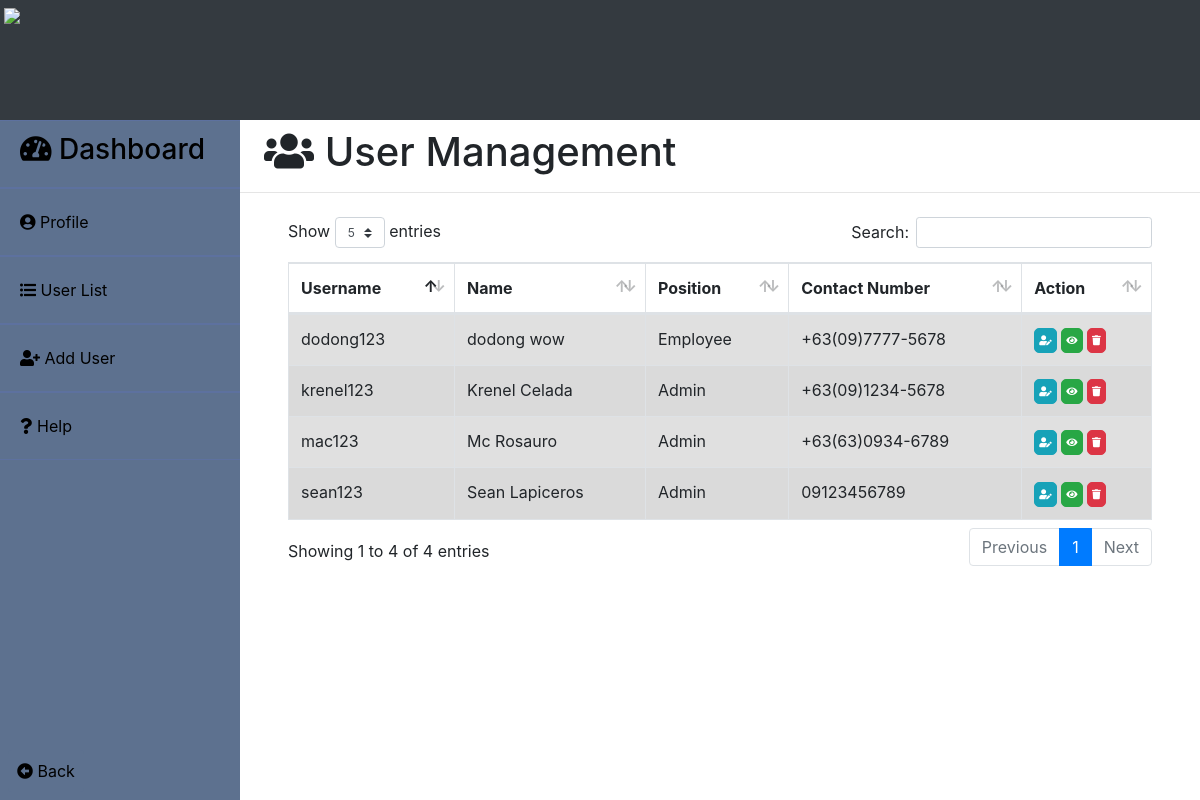
Screenshot of /user/user.php (signed in) with the database file from the repository.
### tables this page shows
CREATE TABLE `users` (
  `id` int(11) NOT NULL,
  `username` varchar(30) NOT NULL,
  `firstname` varchar(30) NOT NULL,
  `lastname` varchar(30) NOT NULL,
  `position` varchar(20) NOT NULL,
  `contact_number` varchar(30) NOT NULL,
  `image` varchar(30) NOT NULL,
  `password` varchar(60) NOT NULL
);

### user/user.php (the view, shortened to what this page needs)
<?php
	include('../user/add.php');
	$sql = "SELECT * FROM users ORDER BY firstname ASC ";
	$result	= mysqli_query($db, $sql);
?>
<!DOCTYPE html>
<html>
<head>
	<?php include('../templates/head1.php');?>
</head>
<body>
	<div class="contain h-100">
		<div>
			<h1 class="ml-4 pt-2"><i class="fas fa-users"></i> User Management</h1>
			<hr>
			<div class="table-responsive mt-4 pl-5 pr-5">
			<table class="table table-striped table-bordered" id="user_table" style="margin-top: -22px;">
				<thead>
					<tr>
						<th scope="col" class="column-text">Username</th>
						<th scope="col" class="column-text">Name</th>
						<th scope="col" class="column-text">Position</th>
						<th scope="col" class="column-text">Contact Number</th>
						<th scope="col" class="column-text">Action</th>
					</tr>
				</thead>
				<tbody class="table-hover">
					<?php
						while($row = mysqli_fetch_array($result)){
				  	?>
					<tr class="table-active">
						<td><?php echo $row['username'];?></td>
						<td><?php echo $row['firstname'];echo '&nbsp';echo $row['lastname'];?></td>
						<td><?php echo $row['position'];?></td>
						<td><?php echo $row['contact_number'];?></td>
						<td>
							<a name="edit" title="Edit" style='font-size:10px; border-radius:5px;padding:4px;' href="update_user.php?id=<?php echo $row['id'];?>" class="btn btn-info"><i class="fas fa-user-edit"></i></a>
							<button type="button" name="view" style='font-size:10px; border-radius:5px;padding:4px;' id="<?php echo $row['id'];?>" class="btn btn-success btn-xs view_data"><i class="fas fa-eye"></i></button>
							<button type="button" name="delete" title="Delete" style='font-size:10px; border-radius:5px;padding:4px;' data-id="<?php echo $row['id'];?>" class="delete btn btn-danger" data-toggle="#deleteModal" title="Delete"><i class="fas fa-trash"></i></button>
						</td>
					</tr>
					<?php } ?>
				</tbody>
			</table>
			</div>
		</div>
	</div>
</body>
</html>

### rows the page displays
users: username "dodong123", firstname "dodong", lastname "wow", position "Employee", contact_number "+63(09)7777-5678"
users: username "krenel123", firstname "Krenel", lastname "Celada", position "Admin", contact_number "+63(09)1234-5678"
users: username "mac123", firstname "Mc", lastname "Rosauro", position "Admin", contact_number "+63(63)0934-6789"
users: username "sean123", firstname "Sean", lastname "Lapiceros", position "Admin", contact_number "09123456789"
